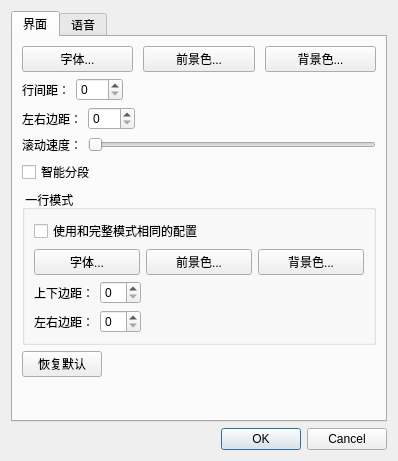
<?xml version="1.0" encoding="UTF-8"?>
<ui version="4.0">
 <class>DialogConfig</class>
 <widget class="QDialog" name="DialogConfig">
  <property name="geometry">
   <rect>
    <x>0</x>
    <y>0</y>
    <width>398</width>
    <height>461</height>
   </rect>
  </property>
  <property name="windowTitle">
   <string>设置</string>
  </property>
  <layout class="QVBoxLayout" name="verticalLayout">
   <item>
    <widget class="QTabWidget" name="tabWidget">
     <property name="currentIndex">
      <number>0</number>
     </property>
     <widget class="QWidget" name="tabInterface">
      <attribute name="title">
       <string>界面</string>
      </attribute>
      <layout class="QVBoxLayout" name="verticalLayout_2">
       <item>
        <layout class="QHBoxLayout" name="horizontalLayout">
         <property name="spacing">
          <number>10</number>
         </property>
         <item>
          <widget class="QPushButton" name="pushButtonFont">
           <property name="text">
            <string>字体...</string>
           </property>
          </widget>
         </item>
         <item>
          <widget class="QPushButton" name="pushButtonFront">
           <property name="text">
            <string>前景色...</string>
           </property>
          </widget>
         </item>
         <item>
          <widget class="QPushButton" name="pushButtonBack">
           <property name="text">
            <string>背景色...</string>
           </property>
          </widget>
         </item>
        </layout>
       </item>
       <item>
        <layout class="QHBoxLayout" name="horizontalLayout_2">
         <item>
          <widget class="QLabel" name="label">
           <property name="text">
            <string>行间距：</string>
           </property>
          </widget>
         </item>
         <item>
          <widget class="QSpinBox" name="spinBoxLineSpace">
           <property name="maximum">
            <number>999</number>
           </property>
          </widget>
         </item>
         <item>
          <spacer name="horizontalSpacer">
           <property name="orientation">
            <enum>Qt::Horizontal</enum>
           </property>
           <property name="sizeHint" stdset="0">
            <size>
             <width>40</width>
             <height>20</height>
            </size>
           </property>
          </spacer>
         </item>
        </layout>
       </item>
       <item>
        <layout class="QHBoxLayout" name="horizontalLayout_3">
         <item>
          <widget class="QLabel" name="label_2">
           <property name="text">
            <string>左右边距：</string>
           </property>
          </widget>
         </item>
         <item>
          <widget class="QSpinBox" name="spinBoxPadding">
           <property name="maximum">
            <number>999</number>
           </property>
          </widget>
         </item>
         <item>
          <spacer name="horizontalSpacer_2">
           <property name="orientation">
            <enum>Qt::Horizontal</enum>
           </property>
           <property name="sizeHint" stdset="0">
            <size>
             <width>40</width>
             <height>20</height>
            </size>
           </property>
          </spacer>
         </item>
        </layout>
       </item>
       <item>
        <layout class="QHBoxLayout" name="horizontalLayout_8">
         <item>
          <widget class="QLabel" name="label_7">
           <property name="text">
            <string>滚动速度：</string>
           </property>
          </widget>
         </item>
         <item>
          <widget class="QSlider" name="horizontalSliderRollRate">
           <property name="orientation">
            <enum>Qt::Horizontal</enum>
           </property>
          </widget>
         </item>
        </layout>
       </item>
       <item>
        <layout class="QHBoxLayout" name="horizontalLayout_12">
         <item>
          <widget class="QCheckBox" name="checkBoxSmartReturn">
           <property name="text">
            <string>智能分段</string>
           </property>
          </widget>
         </item>
        </layout>
       </item>
       <item>
        <widget class="QGroupBox" name="groupBoxOneLine">
         <property name="title">
          <string> 一行模式</string>
         </property>
         <layout class="QVBoxLayout" name="verticalLayout_4">
          <item>
           <widget class="QCheckBox" name="checkBoxSameAsFull">
            <property name="text">
             <string>使用和完整模式相同的配置</string>
            </property>
           </widget>
          </item>
          <item>
           <layout class="QHBoxLayout" name="horizontalLayout_9">
            <item>
             <widget class="QPushButton" name="pushButtonOLFont">
              <property name="text">
               <string>字体...</string>
              </property>
             </widget>
            </item>
            <item>
             <widget class="QPushButton" name="pushButtonOLFront">
              <property name="text">
               <string>前景色...</string>
              </property>
             </widget>
            </item>
            <item>
             <widget class="QPushButton" name="pushButtonOLBack">
              <property name="text">
               <string>背景色...</string>
              </property>
             </widget>
            </item>
           </layout>
          </item>
          <item>
           <layout class="QHBoxLayout" name="horizontalLayout_10">
            <item>
             <widget class="QLabel" name="label_8">
              <property name="text">
               <string>上下边距：</string>
              </property>
             </widget>
            </item>
            <item>
             <widget class="QSpinBox" name="spinBoxOLLineSpace"/>
            </item>
            <item>
             <spacer name="horizontalSpacer_3">
              <property name="orientation">
               <enum>Qt::Horizontal</enum>
              </property>
              <property name="sizeHint" stdset="0">
               <size>
                <width>40</width>
                <height>20</height>
               </size>
              </property>
             </spacer>
            </item>
           </layout>
          </item>
          <item>
           <layout class="QHBoxLayout" name="horizontalLayout_11">
            <item>
             <widget class="QLabel" name="label_9">
              <property name="text">
               <string>左右边距：</string>
              </property>
             </widget>
            </item>
            <item>
             <widget class="QSpinBox" name="spinBoxOLPadding"/>
            </item>
            <item>
             <spacer name="horizontalSpacer_4">
              <property name="orientation">
               <enum>Qt::Horizontal</enum>
              </property>
              <property name="sizeHint" stdset="0">
               <size>
                <width>40</width>
                <height>20</height>
               </size>
              </property>
             </spacer>
            </item>
           </layout>
          </item>
         </layout>
        </widget>
       </item>
       <item>
        <widget class="QPushButton" name="pushButtonDefault">
         <property name="sizePolicy">
          <sizepolicy hsizetype="Fixed" vsizetype="Fixed">
           <horstretch>0</horstretch>
           <verstretch>0</verstretch>
          </sizepolicy>
         </property>
         <property name="text">
          <string>恢复默认</string>
         </property>
        </widget>
       </item>
       <item>
        <spacer name="verticalSpacer">
         <property name="orientation">
          <enum>Qt::Vertical</enum>
         </property>
         <property name="sizeHint" stdset="0">
          <size>
           <width>20</width>
           <height>74</height>
          </size>
         </property>
        </spacer>
       </item>
      </layout>
     </widget>
     <widget class="QWidget" name="tabVoice">
      <attribute name="title">
       <string>语音</string>
      </attribute>
      <layout class="QVBoxLayout" name="verticalLayout_3">
       <item>
        <layout class="QHBoxLayout" name="horizontalLayout_5">
         <item>
          <widget class="QLabel" name="label_4">
           <property name="text">
            <string>语音：</string>
           </property>
          </widget>
         </item>
         <item>
          <widget class="QComboBox" name="comboBoxVoice">
           <property name="sizePolicy">
            <sizepolicy hsizetype="Expanding" vsizetype="Fixed">
             <horstretch>0</horstretch>
             <verstretch>0</verstretch>
            </sizepolicy>
           </property>
          </widget>
         </item>
        </layout>
       </item>
       <item>
        <layout class="QHBoxLayout" name="horizontalLayout_6">
         <item>
          <widget class="QLabel" name="label_3">
           <property name="text">
            <string>音量：</string>
           </property>
          </widget>
         </item>
         <item>
          <widget class="QSlider" name="horizontalSliderVolume">
           <property name="maximum">
            <number>100</number>
           </property>
           <property name="orientation">
            <enum>Qt::Horizontal</enum>
           </property>
          </widget>
         </item>
         <item>
          <widget class="QLabel" name="labelVolume">
           <property name="sizePolicy">
            <sizepolicy hsizetype="Preferred" vsizetype="Preferred">
             <horstretch>0</horstretch>
             <verstretch>0</verstretch>
            </sizepolicy>
           </property>
           <property name="minimumSize">
            <size>
             <width>40</width>
             <height>0</height>
            </size>
           </property>
           <property name="text">
            <string/>
           </property>
          </widget>
         </item>
        </layout>
       </item>
       <item>
        <layout class="QHBoxLayout" name="horizontalLayout_4">
         <item>
          <widget class="QLabel" name="label_5">
           <property name="text">
            <string>语速：</string>
           </property>
          </widget>
         </item>
         <item>
          <widget class="QSlider" name="horizontalSliderRate">
           <property name="minimum">
            <number>-100</number>
           </property>
           <property name="maximum">
            <number>100</number>
           </property>
           <property name="orientation">
            <enum>Qt::Horizontal</enum>
           </property>
          </widget>
         </item>
         <item>
          <widget class="QLabel" name="labelRate">
           <property name="minimumSize">
            <size>
             <width>40</width>
             <height>0</height>
            </size>
           </property>
           <property name="text">
            <string/>
           </property>
          </widget>
         </item>
        </layout>
       </item>
       <item>
        <layout class="QHBoxLayout" name="horizontalLayout_7">
         <item>
          <widget class="QLabel" name="label_6">
           <property name="text">
            <string>音高：</string>
           </property>
          </widget>
         </item>
         <item>
          <widget class="QSlider" name="horizontalSliderPitch">
           <property name="minimum">
            <number>-100</number>
           </property>
           <property name="maximum">
            <number>100</number>
           </property>
           <property name="orientation">
            <enum>Qt::Horizontal</enum>
           </property>
          </widget>
         </item>
         <item>
          <widget class="QLabel" name="labelPitch">
           <property name="minimumSize">
            <size>
             <width>40</width>
             <height>0</height>
            </size>
           </property>
           <property name="text">
            <string/>
           </property>
          </widget>
         </item>
        </layout>
       </item>
       <item>
        <widget class="QPushButton" name="pushButtonListen">
         <property name="sizePolicy">
          <sizepolicy hsizetype="Fixed" vsizetype="Fixed">
           <horstretch>0</horstretch>
           <verstretch>0</verstretch>
          </sizepolicy>
         </property>
         <property name="text">
          <string>试听</string>
         </property>
        </widget>
       </item>
       <item>
        <spacer name="verticalSpacer_2">
         <property name="orientation">
          <enum>Qt::Vertical</enum>
         </property>
         <property name="sizeHint" stdset="0">
          <size>
           <width>20</width>
           <height>25</height>
          </size>
         </property>
        </spacer>
       </item>
      </layout>
     </widget>
    </widget>
   </item>
   <item>
    <widget class="QDialogButtonBox" name="buttonBox">
     <property name="orientation">
      <enum>Qt::Horizontal</enum>
     </property>
     <property name="standardButtons">
      <set>QDialogButtonBox::Cancel|QDialogButtonBox::Ok</set>
     </property>
    </widget>
   </item>
  </layout>
 </widget>
 <resources/>
 <connections>
  <connection>
   <sender>buttonBox</sender>
   <signal>accepted()</signal>
   <receiver>DialogConfig</receiver>
   <slot>accept()</slot>
   <hints>
    <hint type="sourcelabel">
     <x>248</x>
     <y>254</y>
    </hint>
    <hint type="destinationlabel">
     <x>157</x>
     <y>274</y>
    </hint>
   </hints>
  </connection>
  <connection>
   <sender>buttonBox</sender>
   <signal>rejected()</signal>
   <receiver>DialogConfig</receiver>
   <slot>reject()</slot>
   <hints>
    <hint type="sourcelabel">
     <x>316</x>
     <y>260</y>
    </hint>
    <hint type="destinationlabel">
     <x>286</x>
     <y>274</y>
    </hint>
   </hints>
  </connection>
 </connections>
</ui>
